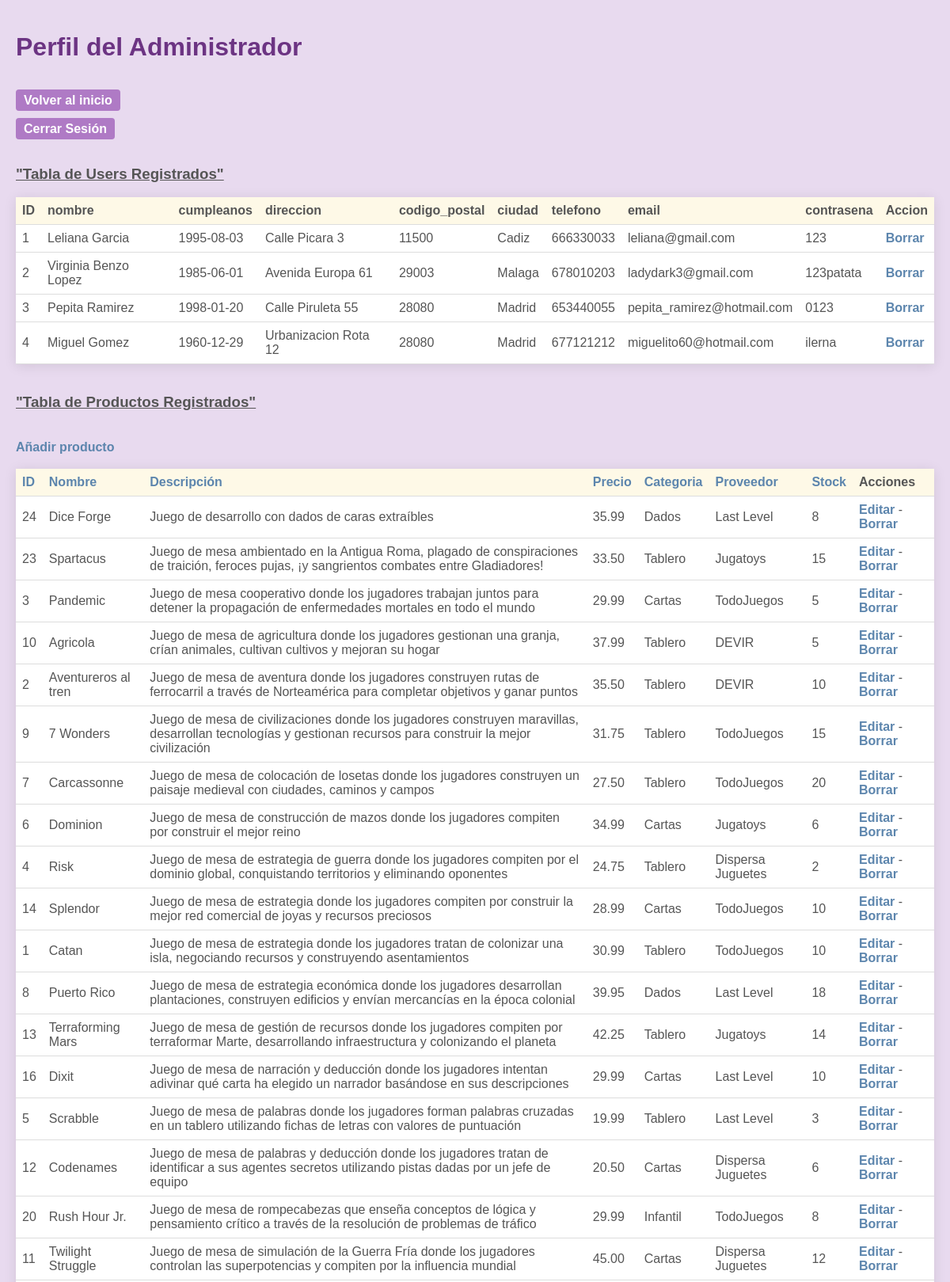
Page /models/adminManager.php?orden=descripcion (signed in, upper part) on the committed database.
### tables this page shows
CREATE TABLE users (
id_user int (15) auto_increment PRIMARY KEY NOT NULL,
nombre varchar (50) NOT NULL,
cumpleanos date DEFAULT NULL,
direccion varchar (50) DEFAULT NULL,
codigo_postal varchar (5) DEFAULT NULL,
ciudad varchar (50) DEFAULT NULL,
telefono varchar (12) DEFAULT NULL,
email varchar (100) UNIQUE NOT NULL,
contrasena varchar (50) NOT NULL
);

CREATE TABLE productos (
id_producto int (10) auto_increment PRIMARY KEY NOT NULL, 
nombre varchar (50) NOT NULL,
descripcion MEDIUMTEXT,
precio decimal (10,2) NOT NULL,
id_categoria varchar (20) NOT NULL,
id_proveedor int (15) NOT NULL,
stock int NOT NULL,
CONSTRAINT id_categoria_fk FOREIGN KEY (id_categoria) REFERENCES categorias (id_categoria) ON DELETE CASCADE ON UPDATE CASCADE,
CONSTRAINT id_proveedor_fk FOREIGN KEY (id_proveedor) REFERENCES proveedores (id_proveedor) ON DELETE CASCADE ON UPDATE CASCADE
);

CREATE TABLE proveedores (
id_proveedor int (15) PRIMARY KEY NOT NULL,
nombre varchar (50) NOT NULL,
direccion varchar (50) NOT NULL,
telefono varchar (12) NOT NULL
);

### controllers/sesionController.php (called while the page is built, shortened)
<?php
	function getListaUsuarios() {
		$conecta = crearConexion();
		$consulta = "SELECT id_user, nombre, cumpleanos, direccion, codigo_postal, ciudad, telefono, email, contrasena FROM users";
		$resultado = mysqli_query($conecta, $consulta);
		return $resultado;
	}
	function getProductos($orden) {
		$conecta = crearConexion();
		$consulta = "SELECT productos.id_producto, productos.nombre, productos.descripcion, productos.precio, productos.id_categoria,
					proveedores.nombre as nombreProveedor, productos.stock
					FROM productos
					INNER JOIN proveedores
					ON productos.id_proveedor = proveedores.id_proveedor
					ORDER BY $orden";
		$resultado = mysqli_query($conecta, $consulta);
		return $resultado;
	}
?>

### controllers/funcionesAdmin.php (the view, shortened to what this page needs)
<!DOCTYPE html>
<html>
<head>
	<link rel="stylesheet" type="text/css" href="../views/perfilAdmin.css">
</head>
<body>
<?php
	function pintaTablaUsuarios(){
		$listaUsuarios = getListaUsuarios();
		echo "<table>\n
				<tr>\n
					<th>ID</th>\n
					<th>nombre</th>\n
					<th>cumpleanos</th>\n
					<th>direccion</th>\n
					<th>codigo_postal</th>\n
					<th>ciudad</th>\n
					<th>telefono</th>\n
					<th>email</th>\n
					<th>contrasena</th>\n
					<th>Accion</th>\n
				</tr>\n";
		while ($fila = mysqli_fetch_assoc($listaUsuarios)) {
		echo "<tr>\n";
		echo "<td>" . $fila['id_user'] . "</td>\n";
		echo "<td>" . $fila['nombre'] . "</td>\n";
		echo "<td>" . $fila['cumpleanos'] . "</td>\n";
		echo "<td>" . $fila['direccion'] . "</td>\n";
		echo "<td>" . $fila['codigo_postal'] . "</td>\n";
		echo "<td>" . $fila['ciudad'] . "</td>\n";
		echo "<td>" . $fila['telefono'] . "</td>\n";
		echo "<td>" . $fila['email'] . "</td>\n";
		echo "<td>" . $fila['contrasena'] . "</td>\n";
		echo "<td><a href='../models/adminManager.php?id_user=" . $fila['id_user'] . "'>Borrar</a></td>\n";
		echo "</tr>\n";
		}
		echo "</table>\n";
	}
	function pintaProductos($orden) {
		$productos = getProductos($orden);
		echo "<table>\n
				<tr>\n
					<th><a href='../models/adminManager.php?orden=id_producto'>ID</a></th>\n
					<th><a href='../models/adminManager.php?orden=nombre'>Nombre</a></th>\n
					<th><a href='../models/adminManager.php?orden=descripcion'>Descripción</a></th>\n
					<th><a href='../models/adminManager.php?orden=precio'>Precio</a></th>\n
					<th><a href='../models/adminManager.php?orden=id_categoria'>Categoria</a></th>\n
					<th><a href='../models/adminManager.php?orden=nombreProveedor'>Proveedor</a></th>\n
					<th><a href='../models/adminManager.php?orden=stock'>Stock</a></th>\n
					<th>Acciones</th>
				</tr>\n";
		while ($fila = mysqli_fetch_assoc($productos)) {
			echo "<tr>\n
					<td>" . $fila['id_producto'] . "</td>\n
					<td>" . $fila['nombre'] . "</td>\n
					<td>" . $fila['descripcion'] . "</td>\n
					<td>" . $fila['precio'] . "</td>\n
					<td>" . $fila['id_categoria'] . "</td>\n
					<td>" . $fila['nombreProveedor'] . "</td>\n
					<td>" . $fila['stock'] . "</td>\n";
				echo "<td><a href='../controllers/adminProductos.php?Editar=" . $fila['id_producto'] . "'>Editar</a> - <a href=
				'../controllers/adminProductos.php?Borrar=" . $fila['id_producto'] . "'>Borrar</a></td>";
			echo "</tr>\n";
		}
		echo "</table>";
	}
?>
</body>
</html>

### views/perfilAdmin.css (style rules this page uses)
body { font-family: Arial, sans-serif; background: #E8DAEF; color: #555; margin: 0; padding: 20px; }
table { width: 100%; border-collapse: collapse; margin: auto; background: #FFF; box-shadow: 0 2px 15px rgba(0,0,0,0.1); }
th, td { padding: 8px; text-align: left; border-bottom: 1px solid #ddd; }
th { background-color: #FEF9E7; color: #555; }
a { color: #5C85AD; text-decoration: none; font-weight: bold; }

### rows in the picture
users: id_user "1", nombre "Leliana Garcia", cumpleanos "1995-08-03", direccion "Calle Picara 3", codigo_postal "11500", ciudad "Cadiz", telefono "666330033", email "leliana@gmail.com", contrasena "123"
users: id_user "2", nombre "Virginia Benzo Lopez", cumpleanos "1985-06-01", direccion "Avenida Europa 61", codigo_postal "29003", ciudad "Malaga", telefono "678010203", email "ladydark3@gmail.com", contrasena "123patata"
users: id_user "3", nombre "Pepita Ramirez", cumpleanos "1998-01-20", direccion "Calle Piruleta 55", codigo_postal "28080", ciudad "Madrid", telefono "653440055", email "pepita_ramirez@hotmail.com", contrasena "0123"
users: id_user "4", nombre "Miguel Gomez", cumpleanos "1960-12-29", direccion "Urbanizacion Rota 12", codigo_postal "28080", ciudad "Madrid", telefono "677121212", email "miguelito60@hotmail.com", contrasena "ilerna"
productos: id_producto "24", nombre "Dice Forge", descripcion "Juego de desarrollo con dados de caras extraíbles", precio "35.99", id_categoria "Dados", id_proveedor.nombre "Last Level", stock "8"
productos: id_producto "23", nombre "Spartacus", descripcion "Juego de mesa ambientado en la Antigua Roma, plagado de conspiraciones de traición, feroces pujas, ¡y sangrientos combates entre Gladiadores!", precio "33.50", id_categoria "Tablero", id_proveedor.nombre "Jugatoys", stock "15"
productos: id_producto "3", nombre "Pandemic", descripcion "Juego de mesa cooperativo donde los jugadores trabajan juntos para detener la propagación de enfermedades mortales en todo el mundo", precio "29.99", id_categoria "Cartas", id_proveedor.nombre "TodoJuegos", stock "5"
productos: id_producto "10", nombre "Agricola", descripcion "Juego de mesa de agricultura donde los jugadores gestionan una granja, crían animales, cultivan cultivos y mejoran su hogar", precio "37.99", id_categoria "Tablero", id_proveedor.nombre "DEVIR", stock "5"
productos: id_producto "2", nombre "Aventureros al tren", descripcion "Juego de mesa de aventura donde los jugadores construyen rutas de ferrocarril a través de Norteamérica para completar objetivos y ganar puntos", precio "35.50", id_categoria "Tablero", id_proveedor.nombre "DEVIR", stock "10"
productos: id_producto "9", nombre "7 Wonders", descripcion "Juego de mesa de civilizaciones donde los jugadores construyen maravillas, desarrollan tecnologías y gestionan recursos para construir la mejor civilización", precio "31.75", id_categoria "Tablero", id_proveedor.nombre "TodoJuegos", stock "15"
productos: id_producto "7", nombre "Carcassonne", descripcion "Juego de mesa de colocación de losetas donde los jugadores construyen un paisaje medieval con ciudades, caminos y campos", precio "27.50", id_categoria "Tablero", id_proveedor.nombre "TodoJuegos", stock "20"
productos: id_producto "6", nombre "Dominion", descripcion "Juego de mesa de construcción de mazos donde los jugadores compiten por construir el mejor reino", precio "34.99", id_categoria "Cartas", id_proveedor.nombre "Jugatoys", stock "6"
productos: id_producto "4", nombre "Risk", descripcion "Juego de mesa de estrategia de guerra donde los jugadores compiten por el dominio global, conquistando territorios y eliminando oponentes", precio "24.75", id_categoria "Tablero", id_proveedor.nombre "Dispersa Juguetes", stock "2"
productos: id_producto "14", nombre "Splendor", descripcion "Juego de mesa de estrategia donde los jugadores compiten por construir la mejor red comercial de joyas y recursos preciosos", precio "28.99", id_categoria "Cartas", id_proveedor.nombre "TodoJuegos", stock "10"
productos: id_producto "1", nombre "Catan", descripcion "Juego de mesa de estrategia donde los jugadores tratan de colonizar una isla, negociando recursos y construyendo asentamientos", precio "30.99", id_categoria "Tablero", id_proveedor.nombre "TodoJuegos", stock "10"
productos: id_producto "8", nombre "Puerto Rico", descripcion "Juego de mesa de estrategia económica donde los jugadores desarrollan plantaciones, construyen edificios y envían mercancías en la época colonial", precio "39.95", id_categoria "Dados", id_proveedor.nombre "Last Level", stock "18"
productos: id_producto "13", nombre "Terraforming Mars", descripcion "Juego de mesa de gestión de recursos donde los jugadores compiten por terraformar Marte, desarrollando infraestructura y colonizando el planeta", precio "42.25", id_categoria "Tablero", id_proveedor.nombre "Jugatoys", stock "14"
productos: id_producto "16", nombre "Dixit", descripcion "Juego de mesa de narración y deducción donde los jugadores intentan adivinar qué carta ha elegido un narrador basándose en sus descripciones", precio "29.99", id_categoria "Cartas", id_proveedor.nombre "Last Level", stock "10"
productos: id_producto "5", nombre "Scrabble", descripcion "Juego de mesa de palabras donde los jugadores forman palabras cruzadas en un tablero utilizando fichas de letras con valores de puntuación", precio "19.99", id_categoria "Tablero", id_proveedor.nombre "Last Level", stock "3"
productos: id_producto "12", nombre "Codenames", descripcion "Juego de mesa de palabras y deducción donde los jugadores tratan de identificar a sus agentes secretos utilizando pistas dadas por un jefe de equipo", precio "20.50", id_categoria "Cartas", id_proveedor.nombre "Dispersa Juguetes", stock "6"
productos: id_producto "20", nombre "Rush Hour Jr.", descripcion "Juego de mesa de rompecabezas que enseña conceptos de lógica y pensamiento crítico a través de la resolución de problemas de tráfico", precio "29.99", id_categoria "Infantil", id_proveedor.nombre "TodoJuegos", stock "8"
productos: id_producto "11", nombre "Twilight Struggle", descripcion "Juego de mesa de simulación de la Guerra Fría donde los jugadores controlan las superpotencias y compiten por la influencia mundial", precio "45.00", id_categoria "Cartas", id_proveedor.nombre "Dispersa Juguetes", stock "12"
